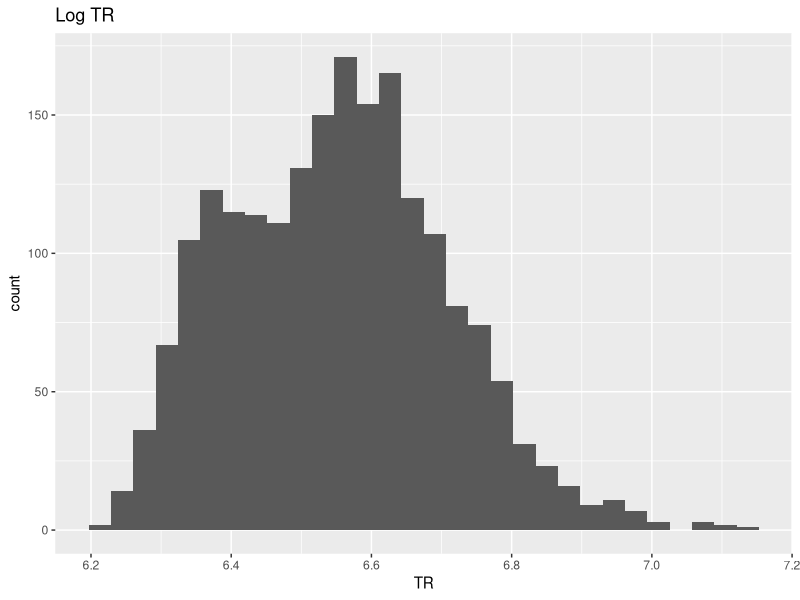
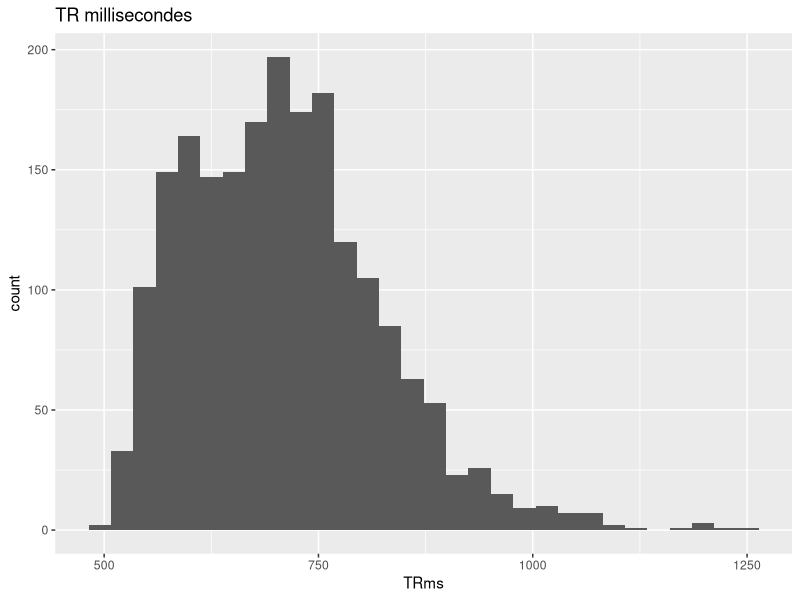
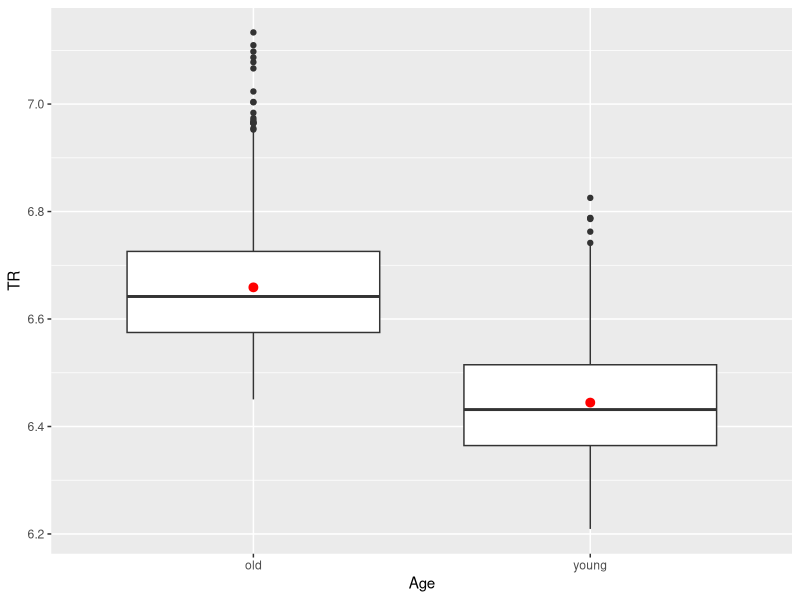
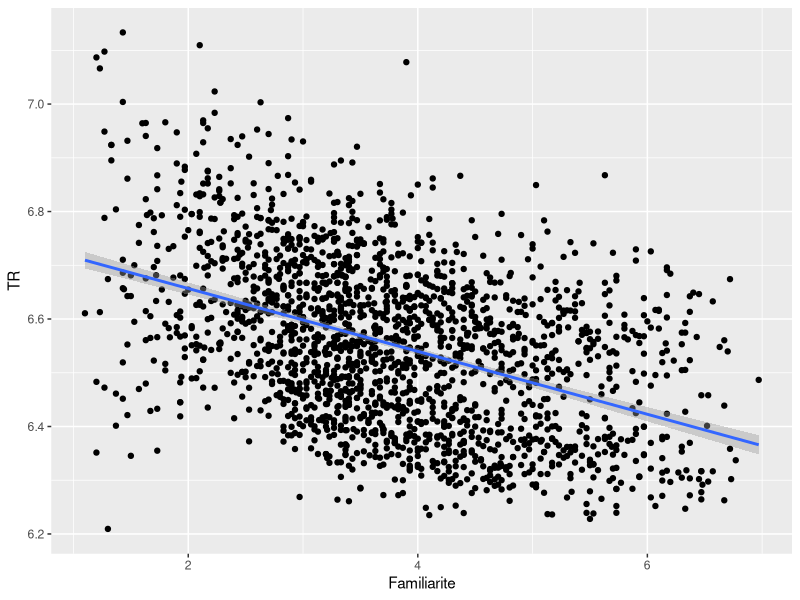
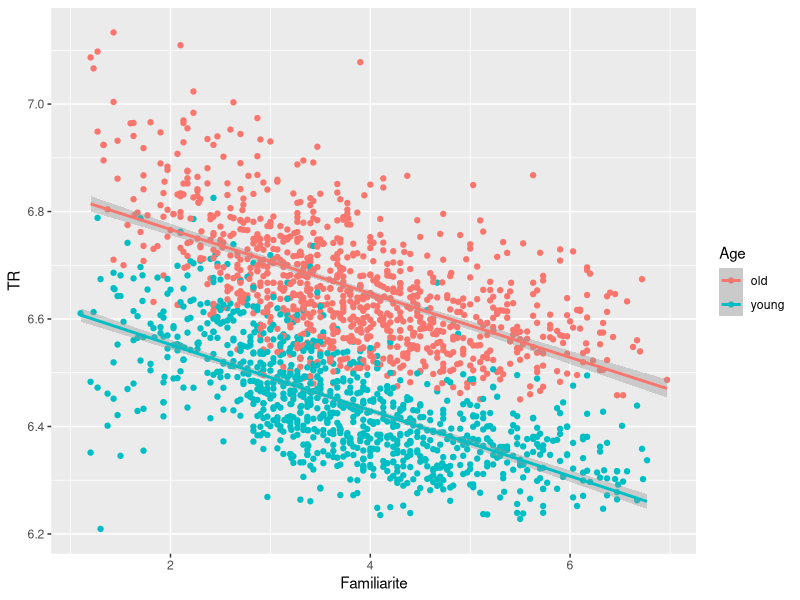
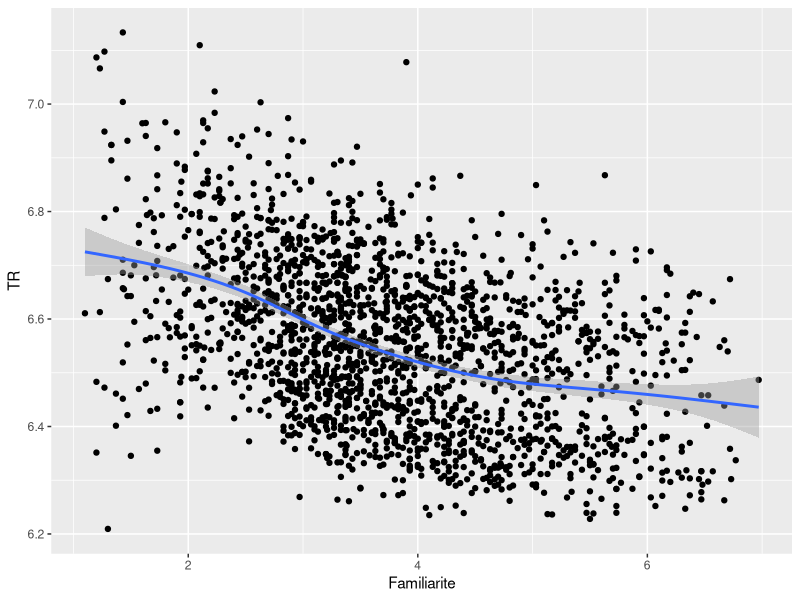

Write R code to recreate these figures, in order.
rm(list = ls()) # Vider l'environnement
# @@@@@@@@@@@@@@@@@@@@@@@@@@@@@@@@@@@@@@@@@@@@
# Question 1
library(tidyverse)
ang <- read_csv("donnees/anglais.csv")
ang
ang <- ang |>
  mutate(TRms = exp(TR))

# @@@@@@@@@@@@@@@@@@@@@@@@@@@@@@@@@@@@@@@@@@@@
# Question 2
ggplot(data = ang, aes(x = TR)) +
  geom_histogram() +
  labs(title = "Log TR")

ggplot(data = ang, aes(x = TRms)) +
  geom_histogram() +
  labs(title = "TR millisecondes")

# La distribution de TRms est moins normale,
# c'est-à-dire moins symétrique,
# que celle de TR (log). Voilà pourquoi on
# utilise TR (log).

# @@@@@@@@@@@@@@@@@@@@@@@@@@@@@@@@@@@@@@@@@@@@
# Question 3
ggplot(data = ang, aes(x = Age, y = TR)) +
  geom_boxplot() +
  stat_summary(color = "red") +
  geom_smooth(method = "lm")
# Oui : il y a un effet très clair. Les participants
# jeunes sont plus rapides.

fit1 <- lm(TR ~ Age, data = ang)
summary(fit1)

# L'effet est confirmé par la régression (p < 0,001)

# @@@@@@@@@@@@@@@@@@@@@@@@@@@@@@@@@@@@@@@@@@@@
# Question 4
ggplot(data = ang, aes(x = Familiarite, y = TR)) +
  geom_point() +
  geom_smooth(method = "lm")
# Oui : il y a un effet très clair. Plus un mot est
# familier, plus le temps de réaction est rapide.

fit2 <- lm(TR ~ Familiarite, data = ang)
summary(fit2)

# L'effet est confirmé par la régression (p < 0,001)

# @@@@@@@@@@@@@@@@@@@@@@@@@@@@@@@@@@@@@@@@@@@@
# Question 5
# Voici une figure qui combine les deux variables prédictives.
# Age = facteur (2 niveaux)
# Familiarite = numérique
# Donc, on utilise les coulers pour les groupes d'âge
# et l'axe x pour la variable continue Familiarite
ggplot(data = ang, aes(x = Familiarite, y = TR, color = Age)) +
  geom_point() +
  geom_smooth(method = "lm")

# Si deux variables ont un effet, il faut vérifier si
# ces effets sont toujours là lorsqu'on considère un
# modèle avec les deux variables ensemble.
fit3 <- lm(TR ~ Age + Familiarite, data = ang)
summary(fit3)
# Le modèle confirme que les effets sont significatifs (p < 0,001).
# Le R^2 ici est de 0.69, ce qui est supérieur à ceux des
# modèles fit1 (0,48) et fit2 (0,19).

# @@@@@@@@@@@@@@@@@@@@@@@@@@@@@@@@@@@@@@@@@@@@
# Question 6
# Avant d'interpréter le modèle, on calcule les intervalles
# de confiance à 95 % :
confint(fit3)
# Une régression linéaire multiple confirme l'effet de l'âge
# des participants (β̂ = -0.22, IC à 95 % = [-0,22 -0,21], p < 0,0001) et de
# la familiarité des mots utilisés (β̂ = -0,06,
# IC à 95 % = [-0,06 -0,05], p < 0,0001). Le modèle en question a un
# coefficient de détermination de 0,69, ce qui est considérable :
# deux variables sont capables d'expliquer presque 70 % de la variations
# des temps de réactions dans les données en question.

# @@@@@@@@@@@@@@@@@@@@@@@@@@@@@@@@@@@@@@@@@@@@
# Question 7
ang <- ang |>
  mutate(Fam_cat = ntile(Familiarite, n = 4) |> as_factor())

# @@@@@@@@@@@@@@@@@@@@@@@@@@@@@@@@@@@@@@@@@@@@
# Question 8
fit4 <- lm(TR ~ Age + Fam_cat, data = ang)
# Les coefficients de détermination sont virtuellement identiques.

# @@@@@@@@@@@@@@@@@@@@@@@@@@@@@@@@@@@@@@@@@@@@
# Question 9
# Tout d'abord, il convient de noter que l'effet de Familiarite
# est a peu près linéaire dans une figure :
ggplot(data = ang, aes(x = Familiarite, y = TR)) +
  geom_point() +
  geom_smooth()

# On n'a pas donc de raisons pour modifier la classe de
# la variable continue en question. En plus, lorsqu'on
# examine le modèle avec la version catégorielle, on remarque
# qu'il n'y a pas d'avantages de l'utiliser.
library(emmeans)
emmeans(fit4, pairwise ~ Fam_cat, adjust = "Tukey")$contrasts
# Notez que tous les contrastes sont significatifs.
